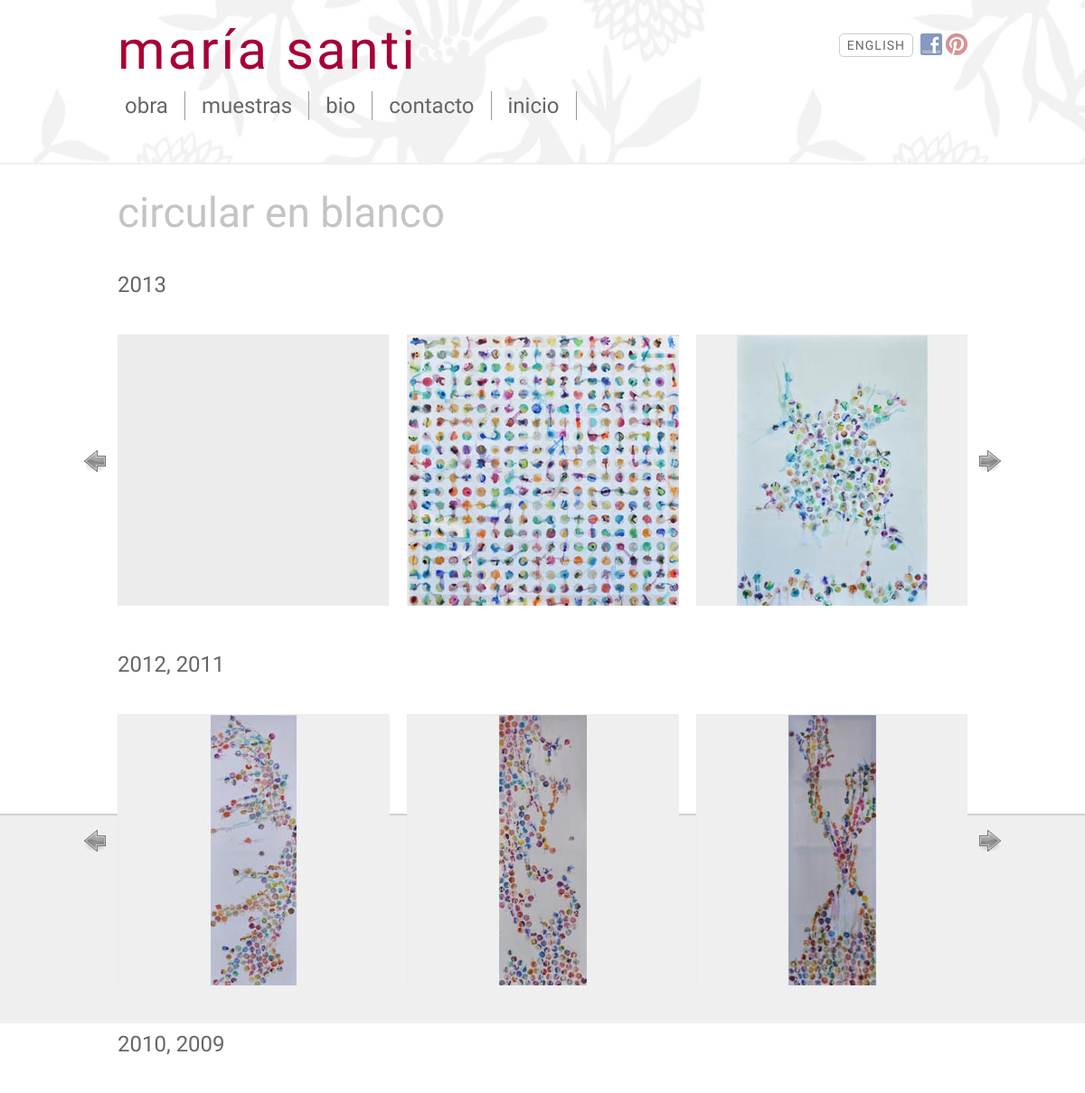
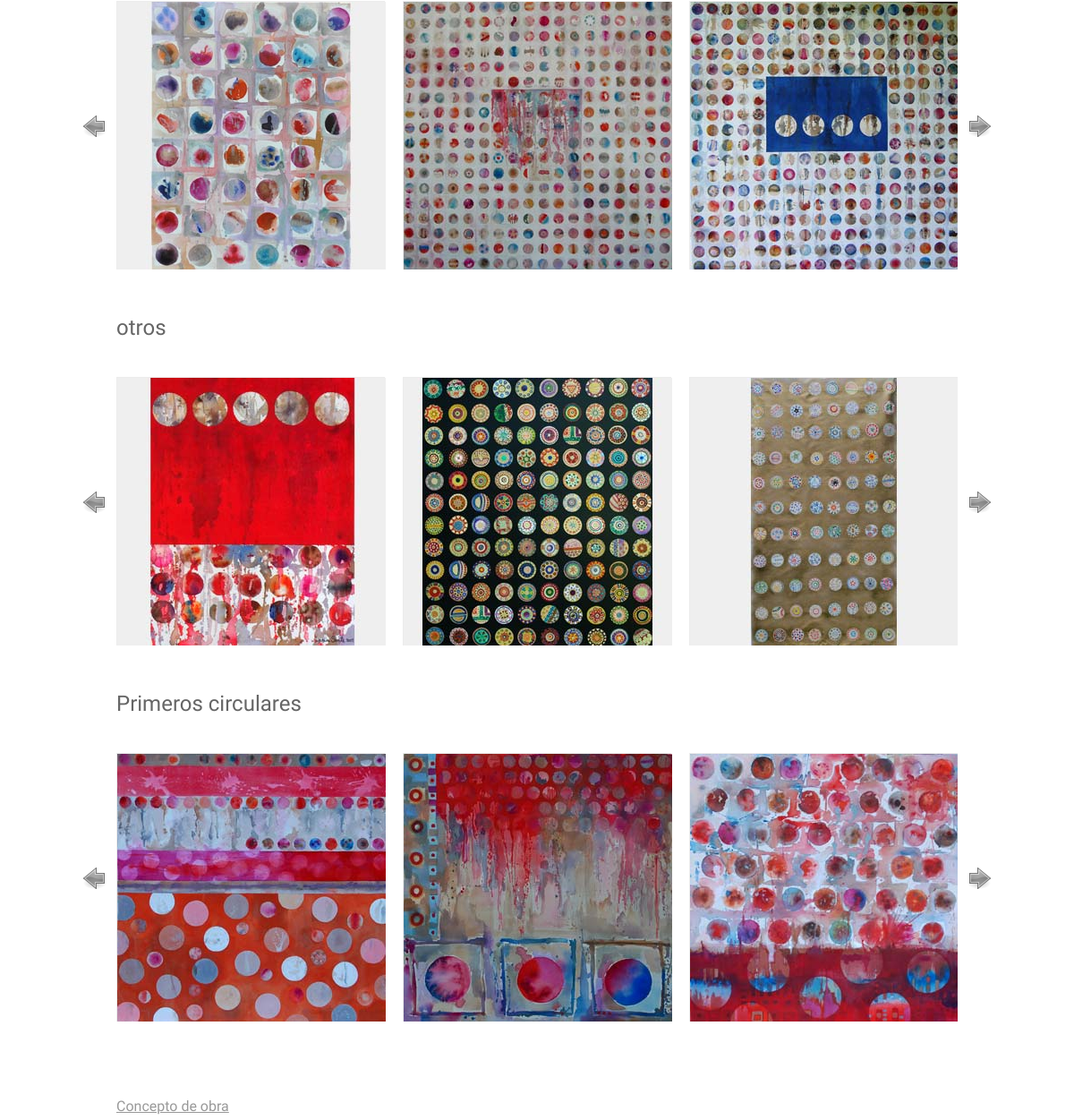
The page /php/galeriaGrupos.php?idS=2 on the database its author committed (2 pictures, top to bottom).
### tables this page shows
CREATE TABLE IF NOT EXISTS `series` (
  `idSerie` int(11) NOT NULL AUTO_INCREMENT,
  `tituloSerie` varchar(200) NOT NULL,
  `idiomaSerie` varchar(2) NOT NULL COMMENT 'es -> Español; en -> Inglés',
  PRIMARY KEY (`idSerie`)
);

CREATE TABLE IF NOT EXISTS `titulos_grupos` (
  `idTituloGrupo` int(11) NOT NULL AUTO_INCREMENT,
  `idGrupo` int(11) NOT NULL,
  `tituloGrupo` varchar(300) NOT NULL,
  `IdiomaTituloGrupo` varchar(2) NOT NULL,
  PRIMARY KEY (`idTituloGrupo`)
);

CREATE TABLE IF NOT EXISTS `imagenes_grupos` (
  `idImagenGrupo` int(11) NOT NULL AUTO_INCREMENT,
  `idGrupo` int(11) NOT NULL,
  `nombreImagenGrupo` varchar(300) NOT NULL,
  `Tipo` char(1) NOT NULL COMMENT 'C -> Chica; G -> Grande',
  `Orden` int(11) NOT NULL,
  `idImagenRecursiva` int(11) NOT NULL,
  PRIMARY KEY (`idImagenGrupo`)
);

### texts/_ES/texts.php (called while the page is built, shortened)
<?php
	$text = array();
	$text['obra'] = "obra";
	$text['muestras'] = "muestras";
	$text['bio'] = "bio";
	$text['obra-anterior'] = "obra anterior";
	$text['contacto'] = "contacto";
	$text['inicio'] = "inicio";
	$text['2006-2007'] = "2006-2007 vestidos";
	$text['2004-2005'] = "2004-2005 vestidas para matar";
	$text['2001-2003'] = "2001-2003 novillos negros";
	$text['1999-2000'] = "1999-2000 los cuatro elementos";
	$text['jardines-transportables'] =  "jardines transportables";
	$text["ver-la-obra"] = "ver la obra";
	$text["circular-en-blanco"] = "circular en blanco";
	$text["blanco-sobre-blanco"] = '<h3>Blanco sobre blanco, capa sobre capa. Lo conocido y lo extraño </h3>
	<p>Exhuberancia y sobriedad al mismo tiempo.<br />
	La obra de María Santi se muestra seductora e intrigante a la vez.</p>
	<p>La artista realiza su trabajo capa sobre capa, su procedimiento pareciera centrarse en la superposición, tanto de imágenes y tramas en un mismo soporte como de diferentes soportes transparentes entre sí. Pero también hay otros puntos que se superponen, como sus ideas e intereses (lo ornamental, lo sensorial), que se ven reflejados en el tipo de factura entre una pieza y la otra. Es por eso que su obra puede apreciarse del mismo modo, revelando diferentes niveles de profundidad a medida que se la contempla. Es que María ofrece un paisaje no sólo a la vista sino a la totalidad de los sentidos. La obra entera se puede recorrer, aún detenido frente a ella el espectador podría sentir como si adentrara casi físicamente en ese paisaje lleno de fantasía y dramatismo.</p>
	<p>Así María Santi convoca al espectador, a través de su trabajo (atractivo, provocador, que pareciera hasta poder atraparnos), a soltar la seguridad de los puntos de apoyo de todo aquello que resulta reconocible y cómodo para dejarse llevar por un recorrido (o unos recorridos, ya que son infinitos) guiado más por las sensaciones que por las imágenes que observar.</p>
	<p class="firma"><strong>Florencia Sab�</strong>, diciembre de 2010 </p>';
	$text["naci"] = '<p>Nac� el 10 de noviembre de 1970 en La Plata, Provincia de Buenos Aires.
    Me recib� de Licenciada en Artes Pl�sticas orientaci�n Pintura en la Facultad de Bellas Artes de la Universidad Nacional de La Plata en 1993.
    Actualmente vivo y trabajo en La Plata.-</p>';
	$text["representacion"] = "Representaci&oacute;n exclusiva:";
	$text["representacion-online"] = "Representaci&oacute;n online:";
	$text["comentarios"] = "Comentarios";
	$text["podes-comunicarte"] ='Pod&eacute;s comunicarte con Mar&iacute;a Santi a trav&eacute;s de este formulario<br />
	o enviando un mail a mariasanti38@hotmail.com';
	$text["nombre"] = "Nombre";
	$text["apellido"] = "Apellido";
	$text["email"] = "email";
	$text["comentario"] = "Comentario";
        $text['envioEmail'] = "Enviar";
?>

### php/config.php (called while the page is built, shortened)
<?php
$localhost = true;
if(isset($_SESSION['lang']))
{
    $idioma = $_SESSION['lang'];
}
else
{
    $idioma = "es";
}
if($idioma == "es")
{
    $textos = "_ES";
}
else
{
    $textos = "_EN";
}
if($localhost)
{
    $indexPath = "/mariasanti/index.php";
    $indexPathAlternative = "/mariasanti/";
}
else
{
    $indexPath = "/~mariasan/index.php";
    $indexPathAlternative = "/~mariasan/";
}
if(($_SERVER['REQUEST_URI'] == $indexPath) || ($_SERVER['REQUEST_URI'] == $indexPathAlternative))
{
    require("texts/".$textos."/texts.php");
}
else
{
    require("../texts/".$textos."/texts.php");
}
?>

### php/funciones.php (called while the page is built, shortened)
<?php
$localhost = true;
if($localhost)
{
	function conectar()
	{
		$conexion = mysql_connect('localhost','root','') or die(mysql_error());
		return $conexion;
	}
}
		?>
		<?php
        function obtenerSeriePorId($idSerie)
        {
            $conexion = conectar();
            $sql = "SELECT *
                    FROM series
                    WHERE idSerie = ".$idSerie;
            $res = mysql_query($sql, $conexion);
            if(!$res)
            {
                return -1;
            }
            else
            {
                if(mysql_num_rows($res)==0)
                {
                    return 0;
                }
                else
                {
                    $row = mysql_fetch_array($res);
                    return $row;
                }
            }
        }
        function obtenerGruposPorIdSerie($idSerie,$idioma)
        {
            $conexion = conectar();
            $sql = "SELECT *
                    FROM grupos as g
                    INNER JOIN titulos_grupos as tg ON (tg.idGrupo = g.idGrupo)
                    WHERE g.idSerie = ".$idSerie."
                    AND tg.idiomaTituloGrupo = '".$idioma."'
                    ORDER BY g.Orden";
            $res = mysql_query($sql, $conexion);
            if(!$res)
            {
                return -1;
            }
            else
            {
                if(mysql_num_rows($res)==0)
                {
                    $sql = "SELECT *
                            FROM grupos as g
                            INNER JOIN titulos_grupos as tg ON (tg.idGrupo = g.idGrupo)
                            WHERE g.idSerie = ".$idSerie."
                            AND tg.idiomaTituloGrupo = 'es'
                            ORDER BY g.Orden";
                    $res = mysql_query($sql, $conexion);
                    if(!$res)
                    {
                        return -1;
                    }
                    else
                    {
                        if(mysql_num_rows($res)==0)
                        {
                            return 0;
                        }
                        else
                        {
                            return $res;
                        }
                    }
                }
                else
                {
                    return $res;
                }
            }
        }
        function obtenerImagenGrandePorIdGrupoPorChica($idGrupo, $Orden, $idioma)
        {
            $conexion = conectar();
            $sql = "SELECT *
                    FROM imagenes_grupos as ig
                    INNER JOIN epigrafes_imagenes_grupos as eig ON (eig.idImagenGrupo = ig.idImagenGrupo)
                    WHERE ig.idGrupo = ".$idGrupo."
                    AND ig.Tipo = 'G'
                    AND ig.Orden = ".$Orden."
                    AND eig.idiomaEpigrafeGrupo = '".$idioma."'
                    ORDER BY ig.Orden";
            $res = mysql_query($sql, $conexion);
            if(!$res)
            {
                return -1;
            }
            else
            {
                if(mysql_num_rows($res)==0)
                {
                    $sql = "SELECT *
                            FROM imagenes_grupos as ig
                            INNER JOIN epigrafes_imagenes_grupos as eig ON (eig.idImagenGrupo = ig.idImagenGrupo)
                            WHERE ig.idGrupo = ".$idGrupo."
                            AND ig.Tipo = 'G'
                            AND ig.Orden = ".$Orden."
                            AND eig.idiomaEpigrafeGrupo = 'es'
                            ORDER BY ig.Orden";
                    $res = mysql_query($sql, $conexion);
                    if(!$res)
                    {
                        return -1;
                    }
                    else
                    {
                        if(mysql_num_rows($res)==0)
                        {
                            return 0;
                        }
                        else
                        {
                            $row = mysql_fetch_array($res);
                            return $row;
                        }
                    }
                }
                else
                {
                    $row = mysql_fetch_array($res);
                    return $row;
                }
            }
        }
        function obtenerImagenesPorIdGrupo($idGrupo)
        {
            $conexion = conectar();
            $sql = "SELECT *
                    FROM imagenes_grupos
                    WHERE idGrupo = ".$idGrupo."
                    AND Tipo = 'C'
                    ORDER BY Orden";
            $res = mysql_query($sql, $conexion);
            if(!$res)
            {
                return -1;
            }
            else
            {
                if(mysql_num_rows($res)==0)
                {
                    return 0;
                }
                else
                {
                    return $res;
                }
            }
        }
?>

### php/galeriaGrupos.php (the view, shortened to what this page needs)
<?php
	include_once('config.php');
if(isset($_GET['idS']))
{
    $idSerie = $_GET['idS'];
}
	include_once('../templates/head.php');
    require_once 'funciones.php';
?>
<link rel="stylesheet" type="text/css" href="<?php echo PATH_CSS ?>jquery.lightbox-0.5.css" media="screen" />
</head>
<body id="interiores">
<div id="cabecera">
<div id="cont-cabecera">
<h1>maría santi </h1>
<?php require_once ("../templates/menu.php")?>
</div>
</div>
<div id="cuerpo" >
    <?php $serie = obtenerSeriePorId($idSerie); ?>
    <h2><?php echo $serie['tituloSerie'] ?></h2>
    <div id="gallery">
    <?php
        $grupos = obtenerGruposPorIdSerie($idSerie, $idioma);
        switch ($grupos)
        {
                ?>
                <?php
            default :
                    while($datoGrupo = mysql_fetch_array($grupos))
                    {
                        ?>
                    <h3><?php echo $datoGrupo['tituloGrupo'] ?></h3>
                    <?php
                        $imagenes = obtenerImagenesPorIdGrupo($datoGrupo['idGrupo'], $idioma);
                        switch ($imagenes)
                        {
                                ?>
                                <?php
                            default :
                                ?>
                                    <ul class="sliderImagenes">
                                <?php
                                    while($datoImagen = mysql_fetch_array($imagenes))
                                    {
                                        $imagenGrande = obtenerImagenGrandePorIdGrupoPorChica($datoGrupo['idGrupo'], $datoImagen['Orden'], $idioma);
                                ?>
                                        <li><table><tr><td><a href="<?php echo PATH_IMAGES_GRUPOS_AMPLIADA.$imagenGrande['nombreImagenGrupo'] ?>" title="<?php echo $imagenGrande['nombreEpigrafeGrupo'] ?>"><img class="imagenCargada" alt="<?php echo $imagenGrande['nombreEpigrafeGrupo'] ?>" src="<?php echo PATH_IMAGES_GRUPOS_MINIATURA.$datoImagen['nombreImagenGrupo'] ?>"/></a></td></tr></table></li>
                                <?php
                                    }
                                ?>
                                    </ul>
                                <?php
                                break;
                        }
                    ?>
                        <?php
                    }
                break;
        }
    ?>
</div>
<a href="<?php echo PATH_PHP ?>conceptoObra.php?iO=<?php echo $idSerie ?>" class="concepto">Concepto de obra</a>
</div>
<?php require_once ("../templates/footer.php")?>
</body>
</html>

### templates/head.php (shortened to what this page needs)
<!DOCTYPE html PUBLIC "-//W3C//DTD XHTML 1.0 Transitional//EN" "http://www.w3.org/TR/xhtml1/DTD/xhtml1-transitional.dtd">
<html xmlns="http://www.w3.org/1999/xhtml">
<head>
<link rel="stylesheet" href="http://code.jquery.com/ui/1.10.3/themes/smoothness/jquery-ui.css" />
<link href="<?php echo PATH_CSS?>estilos.css" rel="stylesheet">
<link href="<?php echo PATH_HOME?>ckeditor/contents.css" rel="stylesheet">

### templates/menu.php (shortened to what this page needs)
<div id="menu">
<ul>
  <li><a href="<?php echo PATH_HTML ?>obra.php"><?php echo $text['obra']?></a></li>
  <li><a href="<?php echo PATH_PHP ?>muestras.php"><?php echo $text['muestras']?></a></li>
  <li><a href="<?php echo PATH_HTML ?>biografia.php"><?php echo $text['bio']?></a></li>
  <li><a href="<?php echo PATH_HTML ?>contacto.php"><?php echo $text['contacto']?></a></li>
  <li><a href="<?php echo PATH_HOME ?>index.php"><?php echo $text['inicio']?></a></li>
</ul>
<a class="botonIdioma"><?php if($idioma == "es"){echo "English";}else{echo "Spanish";} ?></a>
<a class="botonFacebook" href="https://www.facebook.com/www.mariasanti.com.ar" target="_blanc"><span>María Santi en Facebook</span></a>
<a class="botonPinterest" href="http://www.pinterest.com/mariusanti/" target="_blanc"><span>María Santi en Pinterest</span></a>
</div>

### templates/footer.php
<div id="pie">&copy; María Santi 2011</div>

### css/estilos.css (style rules this page uses)
body { font-family: 'Questrial', sans-serif; font-size:16px; color:#666; margin:0; }
body#interiores { background:url(../images/fondo-body.jpg) repeat-x }
#cabecera { height:160px; padding-top:20px; border-bottom: solid 2px #EFEFEF }
#cont-cabecera { position:relative; width:940px; margin:0 auto }
h1, h2, h3, h4 { font-weight:normal }
h1 { font-size:60px; color:#A80036; letter-spacing:3px; margin:0 }
#menu ul, li { margin:0; padding:0; list-style-type:none }
#menu li { float:left; padding:0 10px 0 0; margin:10px 10px 0 0; border-right:solid 1px #999; }
#menu a { display:block; padding: 2px 8px; font-size:24px; color:#666; text-decoration:none; -webkit-border-radius:8px; -moz-border-radius:8px;border-radius:8px; }
#menu a.botonIdioma { position:absolute; right:60px; top:17px; font-size:14px; letter-spacing: 1px; text-transform: uppercase;background:white; padding:4px 8px !important; border:1px #ccc solid; border-radius: 5px !important; cursor: pointer; }
#menu a.botonFacebook { position:absolute; right:28px; top:17px; display:block; width:24px; height:24px; background: url("../images/logo-face.png"); font-size:12px; border-radius:0; padding:0; border:0; }
#menu a.botonPinterest { position:absolute; right:0; top:17px; display:block; width:24px; height:24px; background: url("../images/pinterest.png"); font-size:12px; border-radius:0; padding:0; border:0; }
#cuerpo h2 { font-size:46px; color:#c4c4c4; }
#cuerpo a { color:#999 }
h3 { font-size:24px; margin-top:50px }
a.concepto { display:block; margin-top:80px; color:#666 }
#pie { height:200px; padding-top:30px; text-align:center; border-top: solid 2px #d0d0d0; background-color:#EFEFEF }
img { border:0 }
.sliderImagenes li { text-align:center;background:#ECECEC;height:316px; width:300px; }
.sliderImagenes table { height:300px; width:300px; vertical-align:middle; text-align:center; border-spacing:0 !important }

### rows shown on the page
series: tituloSerie "circular en blanco"
titulos_grupos: tituloGrupo "2013"
imagenes_grupos: nombreImagenGrupo (picture)
imagenes_grupos: nombreImagenGrupo (picture)
titulos_grupos: tituloGrupo "2012, 2011"
imagenes_grupos: nombreImagenGrupo (picture)
imagenes_grupos: nombreImagenGrupo (picture)
imagenes_grupos: nombreImagenGrupo (picture)
titulos_grupos: tituloGrupo "2010, 2009"
imagenes_grupos: nombreImagenGrupo (picture)
imagenes_grupos: nombreImagenGrupo (picture)
imagenes_grupos: nombreImagenGrupo (picture)
titulos_grupos: tituloGrupo "otros"
imagenes_grupos: nombreImagenGrupo (picture)
imagenes_grupos: nombreImagenGrupo (picture)
imagenes_grupos: nombreImagenGrupo (picture)
titulos_grupos: tituloGrupo "Primeros circulares"
imagenes_grupos: nombreImagenGrupo (picture)
imagenes_grupos: nombreImagenGrupo (picture)
imagenes_grupos: nombreImagenGrupo (picture)

### other values the page prints
$text['obra'] "obra"
$text['muestras'] "muestras"
$text['bio'] "bio"
$text['contacto'] "contacto"
$text['inicio'] "inicio"
